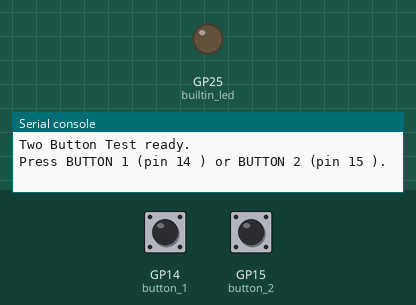
Simulated run of this program. Board: Raspberry Pi Pico running MicroPython. Parts: output pins drawn as LEDs (lit = HIGH), the last lines printed to the serial console. The test bench sets the inputs (shaded band); at power-on: GP14 (button_1) HIGH, GP15 (button_2) HIGH.

Above: at 1.2 s.
1.3 s: GP14 (button_1) pulled LOW for 0.15 s
At 1.7 s:
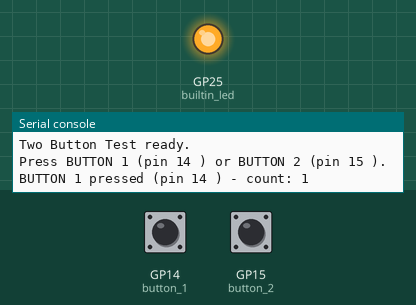
2.9 s: GP14 (button_1) pulled LOW for 1 s
At 4.2 s:
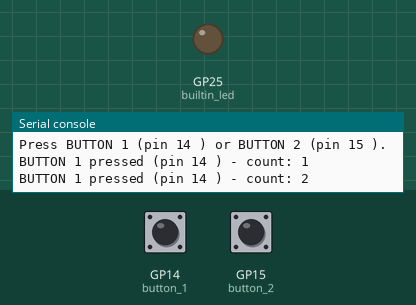
5.4 s: GP14 (button_1) pulled LOW for 3.2 s
At 6.1 s:
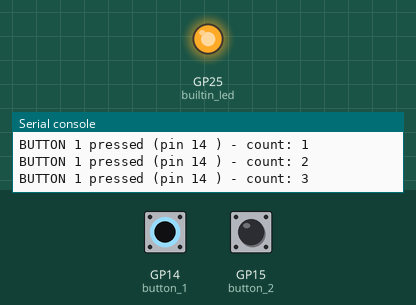
Timing chart, 0 to 8.4 s (numbered marks = the images above; inputs shaded):
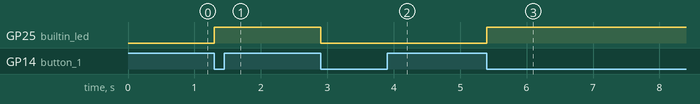

The program:

02-button-test.py
```python
# Rotary Spinner Box - Two Button Test
# Filename: 02-button-test.py
#
# This program tests the two momentary push buttons on the rotary spinner box.
# Each time you press a button, a message is printed to the MicroPython console.
#
#   BUTTON 1 is on GPIO pin 14 (config.PUSH_BUTTON_PIN_1)
#   BUTTON 2 is on GPIO pin 15 (config.PUSH_BUTTON_PIN_2)
#
# Both buttons connect their pin to ground when pressed, so we turn on the
# internal PULL_UP resistor.  The pin reads 1 (HIGH) when the button is up and
# 0 (LOW) when the button is pressed down.
#
# A 200ms debounce in the interrupt handler keeps a single press from
# registering as several presses.

import utime
import machine
from machine import Pin

import config

# Count how many times each button has been pressed
button_1_count = 0
button_2_count = 0

# The last time we handled a button event (used for debounce)
last_time = 0

# Toggle the built-in LED for visual feedback on each press
builtin_led = machine.Pin(25, Pin.OUT)

# Set up both buttons as inputs with internal pull-up resistors
button_1 = machine.Pin(config.PUSH_BUTTON_PIN_1, machine.Pin.IN, machine.Pin.PULL_UP)
button_2 = machine.Pin(config.PUSH_BUTTON_PIN_2, machine.Pin.IN, machine.Pin.PULL_UP)


# The interrupt callback - get in and out quickly
def button_callback(pin):
    global button_1_count, button_2_count, last_time
    new_time = utime.ticks_ms()
    # only act if it has been more than 200ms since the last event
    if utime.ticks_diff(new_time, last_time) > 200:
        if pin is button_1:
            button_1_count += 1
            print('BUTTON 1 pressed (pin', config.PUSH_BUTTON_PIN_1,
                  ') - count:', button_1_count)
        else:
            button_2_count += 1
            print('BUTTON 2 pressed (pin', config.PUSH_BUTTON_PIN_2,
                  ') - count:', button_2_count)
        builtin_led.toggle()
        last_time = new_time


# Register the handler for the falling edge (button press) of each button
button_1.irq(trigger=machine.Pin.IRQ_FALLING, handler=button_callback)
button_2.irq(trigger=machine.Pin.IRQ_FALLING, handler=button_callback)

print('Two Button Test ready.')
print('Press BUTTON 1 (pin', config.PUSH_BUTTON_PIN_1,
      ') or BUTTON 2 (pin', config.PUSH_BUTTON_PIN_2, ').')

# The interrupt handlers do all the work, so the main loop just waits
while True:
    utime.sleep(1)
```

config.py
```python
# Configuration file for the rotary spinner box
# The box has a 12-pixel NeoPixel strip on GPIO Pin 0, and a rotary encoder on GPIO Pins 12 and 13.
# There are two momentary push buttons on GPIO Pins 14 and 15, which are used to change the mode of the box.
NUMBER_PIXELS = 12
NEOPIXEL_PIN = 0
ROTARY_ENCODER_PIN_A = 12
ROTARY_ENCODER_PIN_B = 13
PUSH_BUTTON_PIN_1 = 14
PUSH_BUTTON_PIN_2 = 15
```

Measured:
- after the input at 1.3 s, GP25 (builtin_led): LOW → HIGH at once
- after the input at 2.9 s, GP25 (builtin_led): HIGH → LOW at once
- after the input at 5.4 s, GP25 (builtin_led): LOW → HIGH at once
